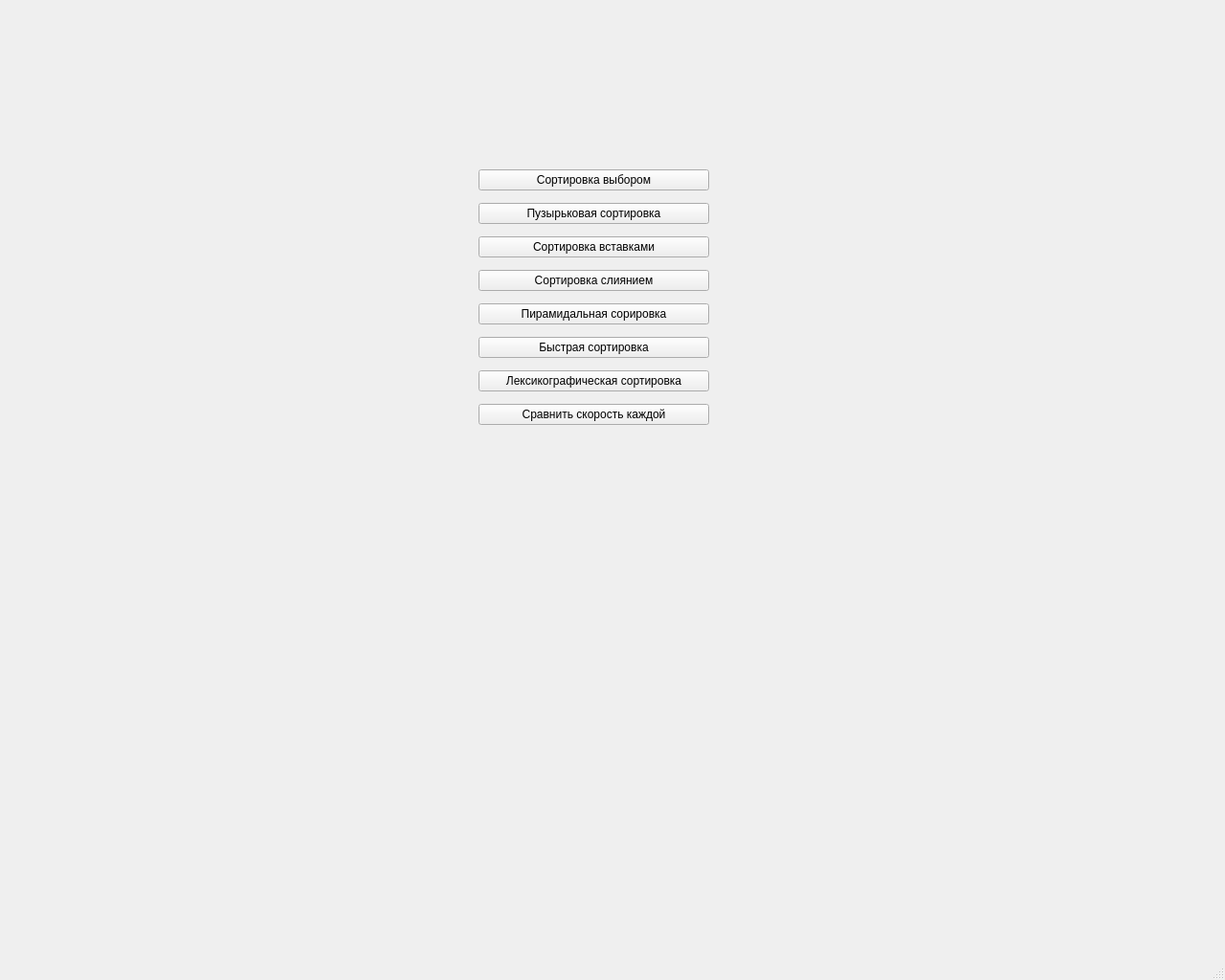
<?xml version="1.0" encoding="UTF-8"?>
<ui version="4.0">
 <class>MainWindow</class>
 <widget class="QMainWindow" name="MainWindow">
  <property name="geometry">
   <rect>
    <x>0</x>
    <y>0</y>
    <width>1280</width>
    <height>1024</height>
   </rect>
  </property>
  <property name="windowTitle">
   <string>MainWindow</string>
  </property>
  <widget class="QWidget" name="centralwidget">
   <widget class="QStackedWidget" name="stackedWidget">
    <property name="geometry">
     <rect>
      <x>0</x>
      <y>0</y>
      <width>1280</width>
      <height>1024</height>
     </rect>
    </property>
    <property name="currentIndex">
     <number>0</number>
    </property>
    <widget class="QWidget" name="page_main">
     <widget class="QWidget" name="layoutWidget">
      <property name="geometry">
       <rect>
        <x>500</x>
        <y>170</y>
        <width>241</width>
        <height>283</height>
       </rect>
      </property>
      <layout class="QVBoxLayout" name="verticalLayout">
       <item>
        <widget class="QPushButton" name="pushButton_choic">
         <property name="text">
          <string>Сортировка выбором</string>
         </property>
        </widget>
       </item>
       <item>
        <widget class="QPushButton" name="pushButton_bubble">
         <property name="text">
          <string>Пузырьковая сортировка</string>
         </property>
        </widget>
       </item>
       <item>
        <widget class="QPushButton" name="pushButton_insertion">
         <property name="text">
          <string>Сортировка вставками</string>
         </property>
        </widget>
       </item>
       <item>
        <widget class="QPushButton" name="pushButton_merge">
         <property name="text">
          <string>Сортировка слиянием</string>
         </property>
        </widget>
       </item>
       <item>
        <widget class="QPushButton" name="pushButton_heap">
         <property name="text">
          <string>Пирамидальная сорировка</string>
         </property>
        </widget>
       </item>
       <item>
        <widget class="QPushButton" name="pushButton_quick">
         <property name="text">
          <string>Быстрая сортировка</string>
         </property>
        </widget>
       </item>
       <item>
        <widget class="QPushButton" name="pushButton_lexic">
         <property name="text">
          <string>Лексикографическая сортировка</string>
         </property>
        </widget>
       </item>
       <item>
        <widget class="QPushButton" name="pushButton_all_kind">
         <property name="text">
          <string>Сравнить скорость каждой</string>
         </property>
        </widget>
       </item>
      </layout>
     </widget>
    </widget>
    <widget class="QWidget" name="page_diagrams">
     <widget class="QWidget" name="layoutWidget">
      <property name="geometry">
       <rect>
        <x>20</x>
        <y>40</y>
        <width>1231</width>
        <height>571</height>
       </rect>
      </property>
      <layout class="QHBoxLayout" name="horizontalLayout">
       <item>
        <layout class="QVBoxLayout" name="verticalLayout_3"/>
       </item>
       <item>
        <layout class="QVBoxLayout" name="verticalLayout_4"/>
       </item>
      </layout>
     </widget>
     <widget class="QWidget" name="layoutWidget">
      <property name="geometry">
       <rect>
        <x>1050</x>
        <y>650</y>
        <width>178</width>
        <height>31</height>
       </rect>
      </property>
      <layout class="QHBoxLayout" name="horizontalLayout_2">
       <item>
        <widget class="QPushButton" name="pushButton_next">
         <property name="text">
          <string>Следующая</string>
         </property>
        </widget>
       </item>
       <item>
        <widget class="QPushButton" name="pushButton_menu">
         <property name="text">
          <string>Меню</string>
         </property>
        </widget>
       </item>
      </layout>
     </widget>
    </widget>
    <widget class="QWidget" name="page_diagrams2">
     <widget class="QWidget" name="layoutWidget_2">
      <property name="geometry">
       <rect>
        <x>51</x>
        <y>49</y>
        <width>1181</width>
        <height>561</height>
       </rect>
      </property>
      <layout class="QVBoxLayout" name="verticalLayout_5"/>
     </widget>
     <widget class="QPushButton" name="pushButton">
      <property name="geometry">
       <rect>
        <x>1150</x>
        <y>630</y>
        <width>83</width>
        <height>29</height>
       </rect>
      </property>
      <property name="text">
       <string>Назад</string>
      </property>
     </widget>
    </widget>
   </widget>
  </widget>
  <widget class="QMenuBar" name="menubar">
   <property name="geometry">
    <rect>
     <x>0</x>
     <y>0</y>
     <width>1280</width>
     <height>25</height>
    </rect>
   </property>
  </widget>
  <widget class="QStatusBar" name="statusbar"/>
 </widget>
 <resources/>
 <connections/>
</ui>
